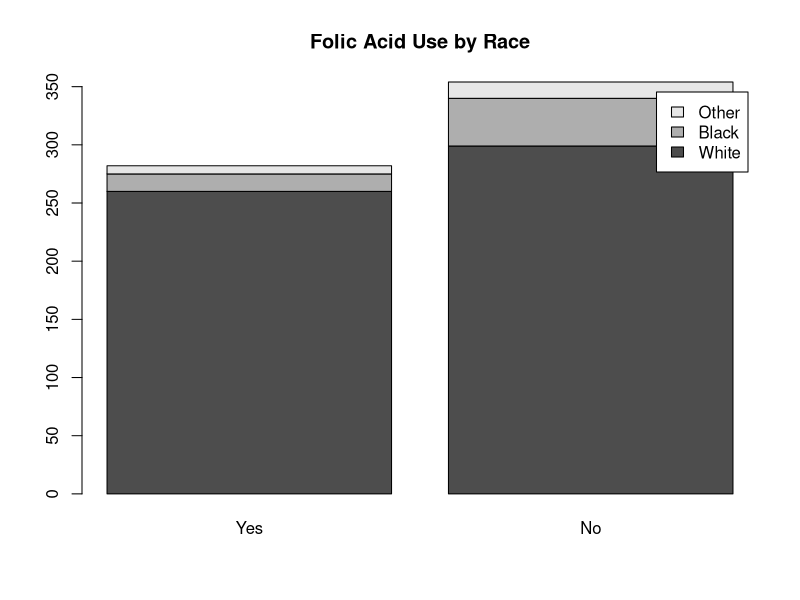

R code for this plot:
#Tests of Independence
#Daniel and Cross pp 619ff
#https://statsandr.com/blog/chi-square-test-of-independence-in-r/

#The chi-square test of independence can be used to test the NULL hypothesis
#that two criteria of classification, applied to the same set of entities, are
#independent. - that is, the distribution of one criterion is the same no matter
#what the distribution of the other criterion.

#The NULL hypothesis is always that the two criteria of 
#classification are independent - there is NO relationship between the two 
#categorical variables; knowing the value of one variable does not help predict
#the value of the other variable.
#If the NULL is rejected, we conclude that the two criteria are NOT independent - 
#there IS a relationship between the two categorical variables, knowing the value
#of one variable helps predict the value of the other variable.

#Example: if socioeconomic status and area of residence of inhabitants in a city
#         are independent, we expect to find the same proportion of families in the
#         low, medium, and high socioeconomic groups in all areas of the city

#Typically involves a contingency table with counts/frequencies

#Given the observed counts from a sample, compute what the expected counts would
#be if the NULL hypothesis is true and the two criteria are independent.
#If the two are independent, the probability of their joint occurrence is equal
#to the product of their individual probabilities.

#Example from Daniel and Cross, pg 621ff
#### MAKING A table out of frequency counts:

race.folic.acid <- matrix(c(260, 299, 15, 41, 7, 14), ncol=2, byrow=TRUE)
colnames(race.folic.acid) <- c("Yes", "No")
rownames(race.folic.acid) <- c("White", "Black", "Other")

race.folic.acid <- as.table(race.folic.acid)

race.folic.acid

barplot(race.folic.acid, legend=T, beside=FALSE, main= "Folic Acid Use by Race")


test <- chisq.test(race.folic.acid)
test

test$method
test$observed
test$expected

####################### RESIDUALS ############################

#The larger the residual, the greater the contribution of the cell to the magnitude of the
#resulting chi-square obtained value. 

#https://scholarworks.umass.edu/cgi/viewcontent.cgi?article=1269&context=pare
#cells with the largest expected values also produce the largest raw residuals. To
#overcome that redundancy, a standardized or Pearson
#residual is calculated by dividing the raw residual by the
#square root of the expected value as an estimate of the
#raw residual’s standard deviation:

#The unstandardized/raw residual is the simple difference of the
#observed and expected values. Unstandardized residual = O - E

# RESIDUALS produced by chisq.test are computed as: 
#(observed - expected) / sqrt(expected).
test$residuals

# STANDARDIZED RESIDUALS are computed as  (observed - expected) / sqrt(V)
# where V is the residual cell variance
test$stdres

#Adjusted standardized residuals are standardized residuals that are adjusted for the
#row and column totals. The adjusted standardized residual is defined as:
#Adjusted standardized residual = O - E / SQRT[nA * nB * (1 - nA/N) * (1 - nB/N) / N]
